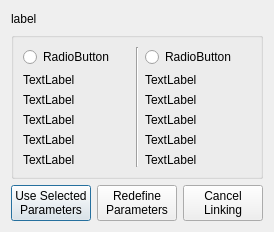
<?xml version="1.0" encoding="UTF-8"?>
<ui version="4.0">
 <class>linkDialog</class>
 <widget class="QDialog" name="linkDialog">
  <property name="geometry">
   <rect>
    <x>0</x>
    <y>0</y>
    <width>257</width>
    <height>232</height>
   </rect>
  </property>
  <property name="sizePolicy">
   <sizepolicy hsizetype="Expanding" vsizetype="Expanding">
    <horstretch>0</horstretch>
    <verstretch>0</verstretch>
   </sizepolicy>
  </property>
  <property name="windowTitle">
   <string>Dialog</string>
  </property>
  <layout class="QVBoxLayout" name="verticalLayout_3">
   <item>
    <widget class="QLabel" name="label">
     <property name="text">
      <string>label</string>
     </property>
    </widget>
   </item>
   <item>
    <widget class="QGroupBox" name="paraBox">
     <property name="title">
      <string/>
     </property>
     <layout class="QHBoxLayout" name="horizontalLayout_2">
      <item>
       <layout class="QVBoxLayout" name="verticalLayout">
        <item>
         <widget class="QRadioButton" name="sp1Button">
          <property name="text">
           <string>RadioButton</string>
          </property>
         </widget>
        </item>
        <item>
         <widget class="QLabel" name="tle1">
          <property name="text">
           <string>TextLabel</string>
          </property>
         </widget>
        </item>
        <item>
         <widget class="QLabel" name="fle1">
          <property name="text">
           <string>TextLabel</string>
          </property>
         </widget>
        </item>
        <item>
         <widget class="QLabel" name="ple1">
          <property name="text">
           <string>TextLabel</string>
          </property>
         </widget>
        </item>
        <item>
         <widget class="QLabel" name="cle1">
          <property name="text">
           <string>TextLabel</string>
          </property>
         </widget>
        </item>
        <item>
         <widget class="QLabel" name="wle1">
          <property name="text">
           <string>TextLabel</string>
          </property>
         </widget>
        </item>
       </layout>
      </item>
      <item>
       <widget class="Line" name="line">
        <property name="orientation">
         <enum>Qt::Vertical</enum>
        </property>
       </widget>
      </item>
      <item>
       <layout class="QVBoxLayout" name="verticalLayout_2">
        <item>
         <widget class="QRadioButton" name="sp2Button">
          <property name="text">
           <string>RadioButton</string>
          </property>
         </widget>
        </item>
        <item>
         <widget class="QLabel" name="tle2">
          <property name="text">
           <string>TextLabel</string>
          </property>
         </widget>
        </item>
        <item>
         <widget class="QLabel" name="fle2">
          <property name="text">
           <string>TextLabel</string>
          </property>
         </widget>
        </item>
        <item>
         <widget class="QLabel" name="ple2">
          <property name="text">
           <string>TextLabel</string>
          </property>
         </widget>
        </item>
        <item>
         <widget class="QLabel" name="cle2">
          <property name="text">
           <string>TextLabel</string>
          </property>
         </widget>
        </item>
        <item>
         <widget class="QLabel" name="wle2">
          <property name="text">
           <string>TextLabel</string>
          </property>
         </widget>
        </item>
       </layout>
      </item>
     </layout>
    </widget>
   </item>
   <item>
    <layout class="QHBoxLayout" name="horizontalLayout">
     <item>
      <widget class="QPushButton" name="okButton">
       <property name="text">
        <string>Use Selected
Parameters</string>
       </property>
      </widget>
     </item>
     <item>
      <widget class="QPushButton" name="redefineButton">
       <property name="text">
        <string>Redefine
Parameters</string>
       </property>
      </widget>
     </item>
     <item>
      <widget class="QPushButton" name="cancelButton">
       <property name="text">
        <string>Cancel
Linking</string>
       </property>
      </widget>
     </item>
    </layout>
   </item>
  </layout>
 </widget>
 <tabstops>
  <tabstop>okButton</tabstop>
  <tabstop>sp1Button</tabstop>
  <tabstop>sp2Button</tabstop>
  <tabstop>redefineButton</tabstop>
  <tabstop>cancelButton</tabstop>
 </tabstops>
 <resources/>
 <connections/>
</ui>
